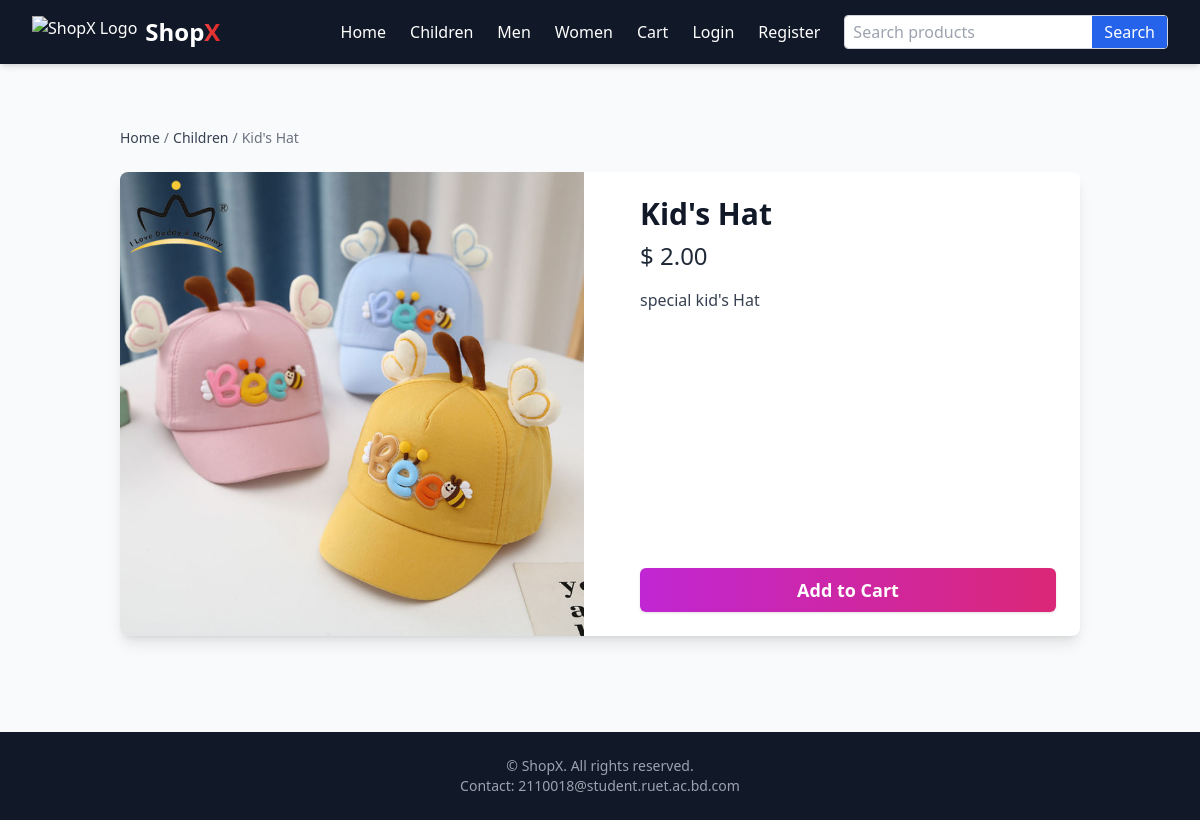
The page /kids-hat/ on the database its author committed.
### products/models.py (models this page shows, shortened)
class Product(models.Model):
    category = models.ForeignKey(Category, on_delete=models.CASCADE, related_name='products')
    name = models.CharField(max_length=200)
    slug = models.SlugField(max_length=200, unique=True)
    description = models.TextField(blank=True)
    price = models.DecimalField(max_digits=10, decimal_places=2)
    image = models.ImageField(upload_to='products/', blank=True, null=True)
    @property
    def image_url(self):
        if self.image:
            return self.image.url
        return '/static/placeholder.png'
    tags = models.ManyToManyField(Tag, related_name='products', blank=True)
    created_at = models.DateTimeField(auto_now_add=True)

class Category(models.Model):
    CATEGORY_CHOICES = [
        ('children', 'Children'),
        ('men', 'Men'),
        ('women', 'Women'),
    ]
    slug = models.SlugField(max_length=50, unique=True)
    name = models.CharField(max_length=50)
    class Meta:
        verbose_name_plural = 'Categories'

### products/views.py (the view)
# urls.py: path('<slug:slug>/', views.product_detail, name='product_detail'),
def product_detail(request, slug):
    product = get_object_or_404(Product, slug=slug)
    return render(request, 'products/product_detail.html', {
        'product': product,
    })

### products/templatetags/currency_filters.py (called while the page is built)
@register.filter(name='currency')
def currency(value):
    if value is None:
        return ''
    return f'{settings.CURRENCY_SYMBOL}{value}'

### templates/products/product_detail.html (shortened to what this page needs)
{% extends 'base.html' %}
{% load static %}
{% load currency_filters %}
{% block content %}
<div class="max-w-5xl mx-auto px-4 sm:px-6 lg:px-8 py-10">
  <nav class="text-sm text-gray-500 mb-6 flex flex-wrap gap-1">
    <a href="/" class="hover:underline text-gray-700">Home</a>
    <span>/</span>
    <a href="/products/category/{{ product.category.slug }}/" class="hover:underline text-gray-700">{{ product.category.name }}</a>
    <span>/</span>
    <span class="text-gray-500">{{ product.name }}</span>
  </nav>
  <div class="grid grid-cols-1 md:grid-cols-2 gap-8 bg-white rounded-lg shadow-lg overflow-hidden">
    <div class="w-full h-96 md:h-auto">
      <img class="w-full h-full object-cover transition-transform duration-300 hover:scale-105" src="{{ product.image_url }}" alt="{{ product.name }}">
    </div>
    <div class="p-6 flex flex-col justify-between">
      <div>
        <h1 class="text-3xl font-bold text-gray-900 mb-2">{{ product.name }}</h1>
        <p class="text-2xl text-gray-800 mb-4">{{ product.price|currency }}</p>
        <p class="text-gray-700 mb-6">{{ product.description }}</p>
      </div>
      <a href="{% url 'products:add_to_cart' product.slug %}?next={{ request.path }}"
         class="add-to-cart-btn mt-auto bg-gradient-to-r from-fuchsia-600 to-pink-600 hover:from-fuchsia-700 hover:to-pink-700 text-white px-6 py-2 rounded-md text-lg font-semibold shadow inline-block text-center transition-colors duration-200">
        Add to Cart
      </a>
    </div>
  </div>
</div>
{% endblock %}

### rows shown on the page
Product: category.name "Children", name "Kid's Hat", image_url (picture), price "$ 2.00", description "special kid's Hat"
